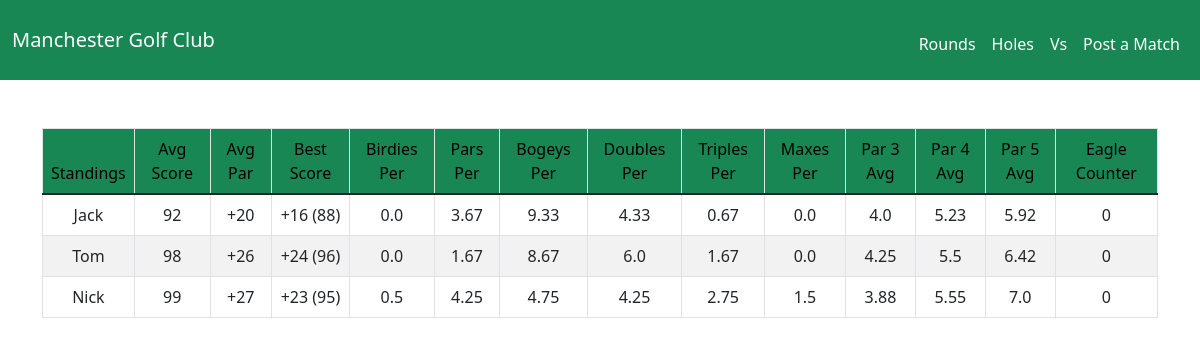
The page / on the database its author committed.
### tables this page shows
CREATE TABLE golfers (id INTEGER PRIMARY KEY AUTOINCREMENT NOT NULL, name TEXT NOT NULL);

### app.py (the view)
@app.route("/")
def homepage():
    all_golfer_stats = []
    golfers = get_golfers()
    for golfer in golfers:
        golfer_name = golfer['golfer_name']
        golfers_rounds = get_rounds(golfer_name)
        if len(golfers_rounds) >= 1:
            stats = get_stats(golfers_rounds, golfer_name)
            all_golfer_stats.append(stats)
    def sorter(e): return e[1]
    all_golfer_stats.sort(key=sorter)
    return render_template("homepage.html", all_golfer_stats=all_golfer_stats)

### golf.py (called while the page is built)
def par_shift(score:int) -> str:
    if score == 0:
        return ("E")
    elif score > 0:
        score = round(score)
        return ("+{}".format(score))
    else:
        return str(score)

def par_shift_reverse(score:str) -> int:
    if score == "E":
        return 0
    elif score[0] == "+":
        return int(score[1:])
    else:
        return int(score)

def get_golfers() -> list:
    golfers = []
    golfer_query = cur.execute("SELECT name FROM golfers ORDER BY name")
    golfer_query = golfer_query.fetchall()
    for golfer in golfer_query:
        golfers.append({"golfer_name": golfer[0]})
    return golfers

def get_rounds(golfer:str) -> list:
    rounds = []
    id_query = cur.execute("SELECT id FROM golfers WHERE name = (?)", (golfer,))
    id_query = id_query.fetchone()[0]
    round_query = cur.execute("SELECT * FROM rounds WHERE golfer_id = (?) ORDER BY date DESC", (id_query,))
    rounds = round_query.fetchall()
    return rounds

def get_holes(course:tuple) -> list:
    hole_query = cur.execute("SELECT * FROM holes WHERE course_id = (?) ORDER BY hole_number", (course[2],))
    holes = hole_query.fetchall()
    return holes

def get_strokes(match:tuple, golfer:str) -> list:
    strokes = []
    for i in range(18):
        strokes.append(match[i + 4])
    strokes.append(round(sum(strokes), 1))
    strokes.insert(9, round(sum(strokes[:9]), 1))
    strokes.insert(19, round(sum(strokes[10:19]), 1))
    strokes.insert(0, golfer)
    return strokes

def get_pars(holes:list) -> list:
    pars = []
    for i in range(18):
        pars.append(holes[i][3])
    pars.insert(9, sum(pars[:9]))
    pars.append(sum(pars[10:19]))
    pars.append(pars[9])
    return pars

def count_mades(strokes:list, pars:list) -> list:
    made_counter = [0, 0, 0, 0, 0, 0, 0, 0] # How many albatrosses - maxes made in that order
    strokes = strokes[1:10] + strokes[11:20]
    pars = pars[:9] + pars[10:19]
    for par, stroke in enumerate(strokes):
        if stroke - pars[par] == -3: made_counter[0] += 1
        if stroke - pars[par] == -2: made_counter[1] += 1
        if stroke - pars[par] == -1: made_counter[2] += 1
        if stroke - pars[par] == 0: made_counter[3] += 1
        if stroke - pars[par] == 1: made_counter[4] += 1
        if stroke - pars[par] == 2: made_counter[5] += 1
        if stroke - pars[par] == 3: made_counter[6] += 1
        if stroke - pars[par] == 4: made_counter[7] += 1
    return made_counter

### templates/homepage.html (shortened to what this page needs)
{% extends "layout.html" %}
{% block main %}
<div id="content" class="container-sm">
    <table id="myTable" class="table table-bordered table-hover standings">
        <thead class="success">
            <tr style="color:black;background-color:#198754;font-weight:500">
                <td>Standings</td>
                <td onclick="sortTable(0)">Avg Score</td>
                <td>Avg Par</td>
                <td>Best Score</td>
                <td onclick="sortTable(0)">Birdies Per</td>
                <td onclick="sortTable(0)">Pars Per</td>
                <td onclick="sortTable(0)">Bogeys Per</td>
                <td onclick="sortTable(0)">Doubles Per</td>
                <td onclick="sortTable(0)">Triples Per</td>
                <td onclick="sortTable(0)">Maxes Per</td>
                <td onclick="sortTable(0)">Par 3 Avg</td>
                <td onclick="sortTable(0)">Par 4 Avg</td>
                <td onclick="sortTable(0)">Par 5 Avg</td>
                <td onclick="sortTable(0)">Eagle Counter</td>
            </tr>
        </thead>
        {% for golfer in all_golfer_stats %}
            <tr style='cursor: pointer; cursor: hand;' onclick="window.location='/rounds/{{golfer[0]}}';">
            {% for stat in golfer %}
                <td>{{ stat }}</td>
            {% endfor %}
            </tr>
        {% endfor %}
    </table>
</div>
{% endblock %}

### templates/layout.html (shortened to what this page needs)
<!DOCTYPE html>
<html lang="en">
    <head>
        <link href="https://cdn.jsdelivr.net/npm/bootstrap@5.1.3/dist/css/bootstrap.min.css" rel="stylesheet"
>
        <link href="/static/styles.css" rel="stylesheet">
    </head>
    <body>
        <nav class="navbar navbar-expand-lg navbar-light" id="nav">
            <div class="container-fluid">
                <a class="navbar-brand" href="/">Manchester Golf Club</a>
                <div>
                    <ul class="navbar-nav me-auto mt-2">
                        <li class="nav-item"><a class="nav-link" href="/rounds">Rounds</a></li>
                        <li class="nav-item"><a class="nav-link" href="/holes">Holes</a></li>
                        <li class="nav-item"><a class="nav-link" href="/vs">Vs</a></li>
                        <li class="nav-item"><a class="nav-link" href="/post">Post a Match</a></li>
                    </ul>
                </div>
            </div>
        </nav>
        <main class="container-fluid py-5 text-center">
            {% block main %}{% endblock %}
        </main>
    </body>
</html>

### static/styles.css (style rules this page uses)
body { background-color: white; }
nav { background-color:#198754; height: 80px; }
#nav a { color: white; }
.standings tr:nth-of-type(even) { background-color: #f2f2f2; }

### rows shown on the page
golfers: name "Jack", golfer "92" "+20" "+16 (88)" "0.0" "3.67" "9.33" "4.33" "0.67" "0.0" "4.0" "5.23" "5.92" "0"
golfers: name "Tom", golfer "98" "+26" "+24 (96)" "0.0" "1.67" "8.67" "6.0" "1.67" "0.0" "4.25" "5.5" "6.42" "0"
golfers: name "Nick", golfer "99" "+27" "+23 (95)" "0.5" "4.25" "4.75" "4.25" "2.75" "1.5" "3.88" "5.55" "7.0" "0"
